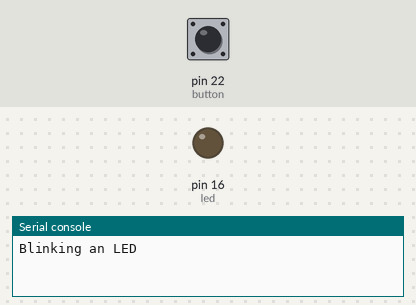
Recording of a program running on a simulated MicroPython board. Shown: output pins drawn as LEDs (lit = HIGH), the last lines printed to the serial console. Dashed ring = blinking. The inputs (shaded band) are chosen by the test bench; at power-on: pin 22 (button) LOW.

Above: at 1.2 s.
1.3 s: pin 22 (button) pulled HIGH for 0.15 s
At 1.4 s:
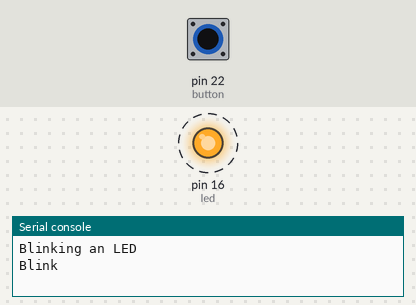
4.3 s: pin 22 (button) pulled HIGH for 1 s
At 7.0 s:
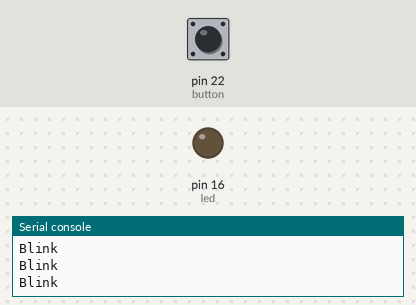
7.3 s: pin 22 (button) pulled HIGH for 3.2 s
At 7.4 s:
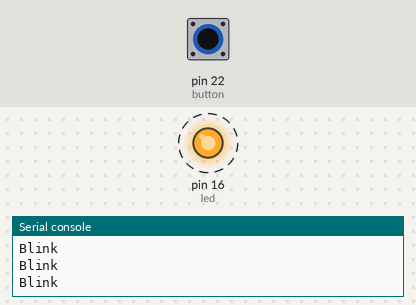
Timing chart, 0 to 12.6 s (numbered marks = the images above; inputs shaded):
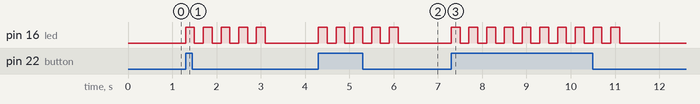

The program:

main.py
```python
import time
from machine import Pin
led = Pin(16, Pin.OUT)
button = Pin(22, Pin.IN, Pin.PULL_DOWN)
print("Blinking an LED")

while True:
    if button.value():
        for i in range(10):
            print("Blink")
            led.toggle()
            time.sleep(0.2)
    else:
        pass
```

Measured:
- after the input at 1.3 s, pin 16 (led): alternates HIGH for 0.20 s and LOW for 0.20 s, 10 changes in all, then stays LOW, starting at once
- after the input at 4.3 s, pin 16 (led): alternates HIGH for 0.20 s and LOW for 0.20 s, 10 changes in all, then stays LOW, starting at once
- after the input at 7.3 s, pin 16 (led): alternates HIGH for 0.20 s and LOW for 0.20 s, 20 changes in all, then stays LOW, starting at once
